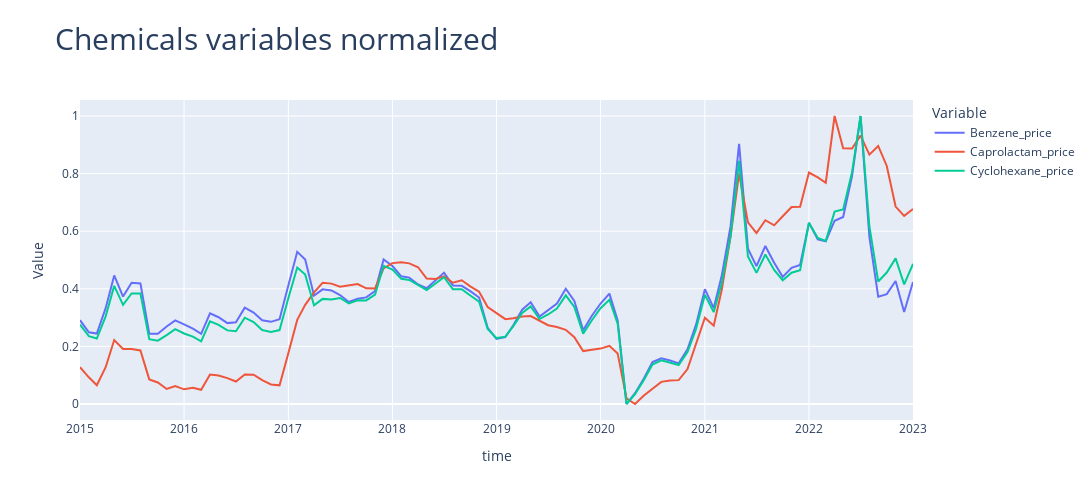

Notebook cell for this chart:
### Markdown cell above
**Electricity prices as well, we will average them or only consider that of one country, because the trends are the same**

### Code cell
subcols = chemicals
df_selected = df_normalized.loc[:, subcols]
df_melted = df_selected.reset_index().melt(id_vars=df_selected.index.name, var_name='Variable', value_name='Value')
fig = px.line(df_melted, x=df_selected.index.name, y='Value', color='Variable', title='Chemicals variables normalized')
fig.update_layout(width=1100, height=500, title_font=dict(size=30))
fig.show()
